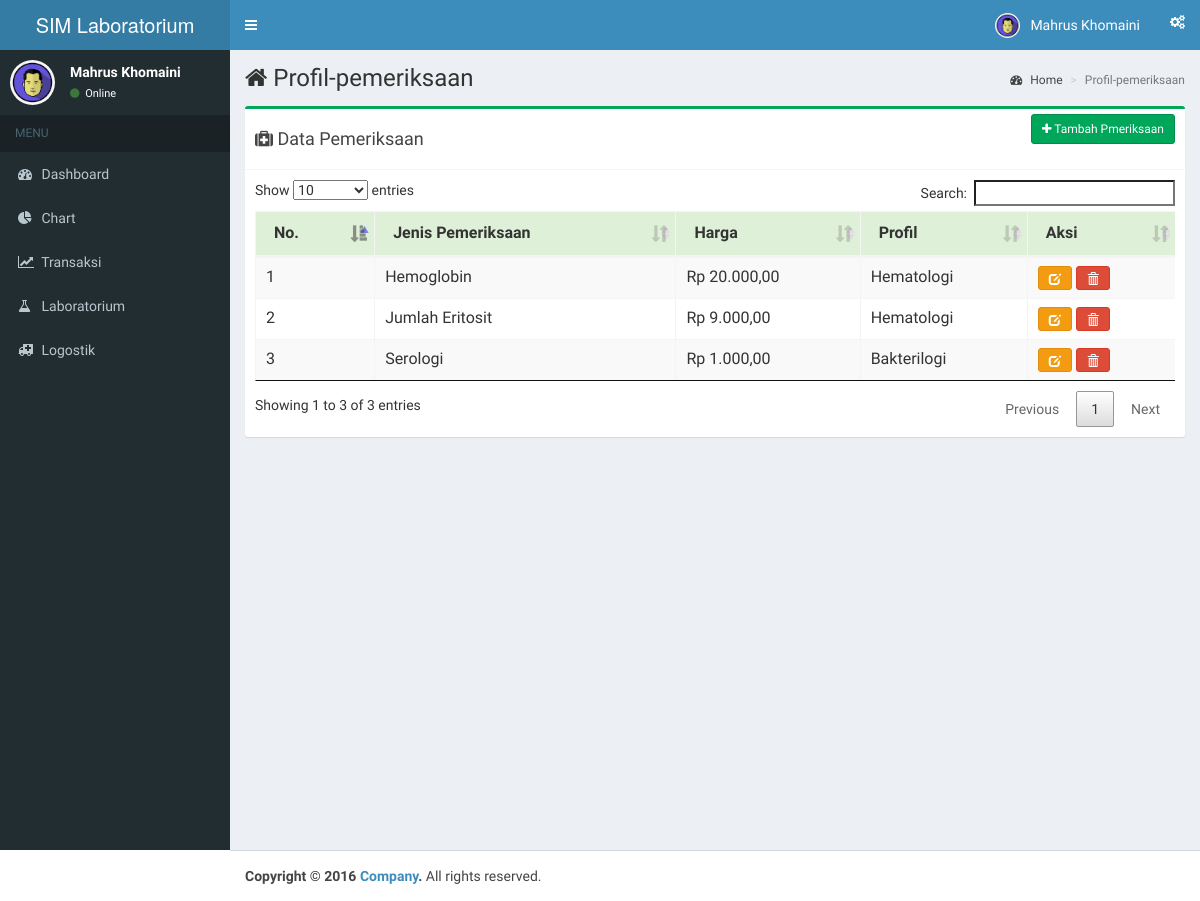
/home.php?page=profil-pemeriksaan (signed in), run on the app's committed database.
### tables this page shows
CREATE TABLE IF NOT EXISTS `tb_pemeriksaan` (
  `id_pemeriksaan` int(11) NOT NULL AUTO_INCREMENT,
  `id_profil` int(11) NOT NULL,
  `jenis_pemeriksaan` varchar(100) NOT NULL,
  `harga` int(11) DEFAULT 0,
  `unit` varchar(100) DEFAULT NULL,
  `nilai_rujukan` varchar(100) DEFAULT NULL,
  PRIMARY KEY (`id_pemeriksaan`),
  KEY `id_profil` (`id_profil`)
);

CREATE TABLE IF NOT EXISTS `tb_profil` (
  `id_profil` int(11) NOT NULL AUTO_INCREMENT,
  `nama_profil` varchar(32) NOT NULL,
  PRIMARY KEY (`id_profil`)
);

### addfile/koneksi.php (called while the page is built, shortened)
<?php
function rupiah($angka){
	$hasil_rupiah = "Rp " . number_format($angka,2,',','.');
	return $hasil_rupiah;
}
?>

### addfile/data-pemeriksaan.php (shortened to what this page needs)
<?php include 'koneksi.php'; ?>
    <?php include 'modal-pemeriksaan.php'; ?>
    <div class="table-responsive">
    <table class="table table-striped table-bordered data-barang" id="barangtable">
      <thead>
        <tr class="success">
          <th>No.</th>
          <th>Jenis Pemeriksaan</th>
          <th>Harga</th>
          <th>Profil</th>
          <th>Aksi</th>
        </tr>
      </thead>
      <tbody>
      <?php
      $tampil = $koneksi->prepare("SELECT * FROM tb_pemeriksaan JOIN tb_profil ON tb_pemeriksaan.id_profil=tb_profil.id_profil");
      $tampil->execute();
      $tampil->setFetchMode(PDO::FETCH_ASSOC);
      $no = 1;
      while ($data=$tampil->fetch(PDO::FETCH_ORI_NEXT)) { ?>
        <tr>
          <td><?php echo $no; ?></td>
          <td><?php echo $data['jenis_pemeriksaan']; ?></td>
          <td><?php echo rupiah($data['harga']) ?></td>
          <td>
              <?php
                  echo $data['nama_profil']
              ?>
          </td>
          <td><button type="button" id="<?php echo $data['id_pemeriksaan']; ?>" class="btn btn-warning btn-sm detail-pemeriksaan" data-toggle="modal" data-target="#modal-update-pemeriksaan"><span class="glyphicon glyphicon-edit" aria-hidden="true"></button>
            <button name="<?php echo $data['jenis_pemeriksaan'] ?>" type="button" id="<?php echo $data['id_pemeriksaan']; ?>" class="btn btn-danger btn-sm hapus-pemeriksaan"><span class="glyphicon glyphicon-trash" aria-hidden="true"></button>
            </td>
        </tr>
        <?php $no++;} ?>
      </tbody>
    </table>
  </div>

### data on the page
tb_pemeriksaan: jenis_pemeriksaan "Hemoglobin", harga "Rp 20.000,00", id_profil.nama_profil "Hematologi"
tb_pemeriksaan: jenis_pemeriksaan "Jumlah Eritosit", harga "Rp 9.000,00", id_profil.nama_profil "Hematologi"
tb_pemeriksaan: jenis_pemeriksaan "Serologi", harga "Rp 1.000,00", id_profil.nama_profil "Bakterilogi"

### other printed values
$_SESSION['nama'] "Mahrus Khomaini"
$title "Profil-pemeriksaan"
